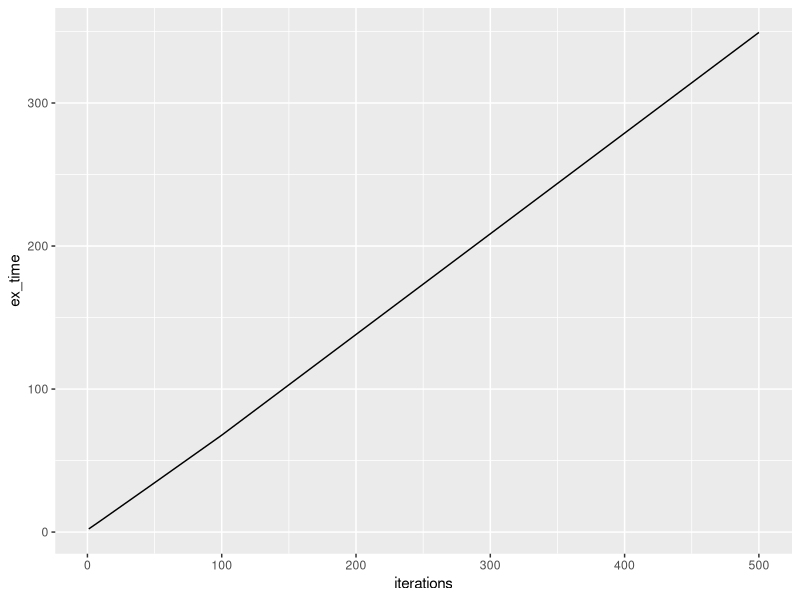
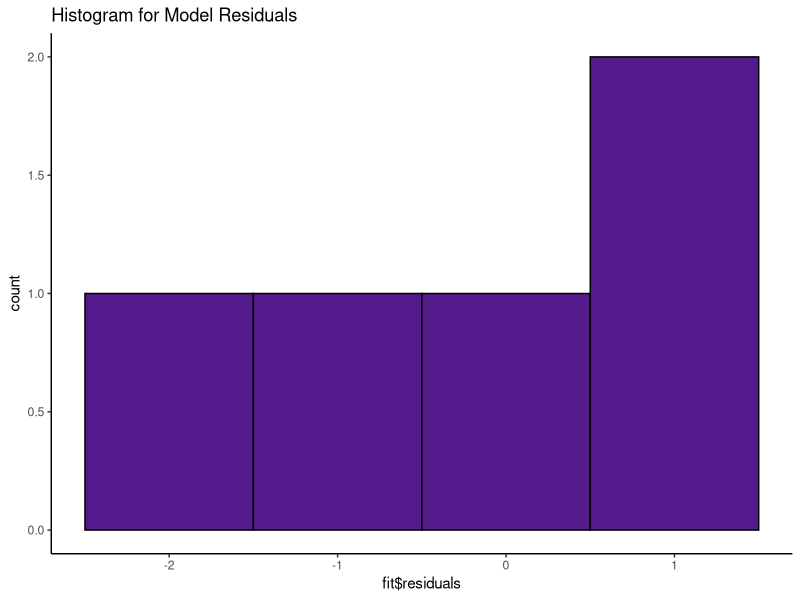
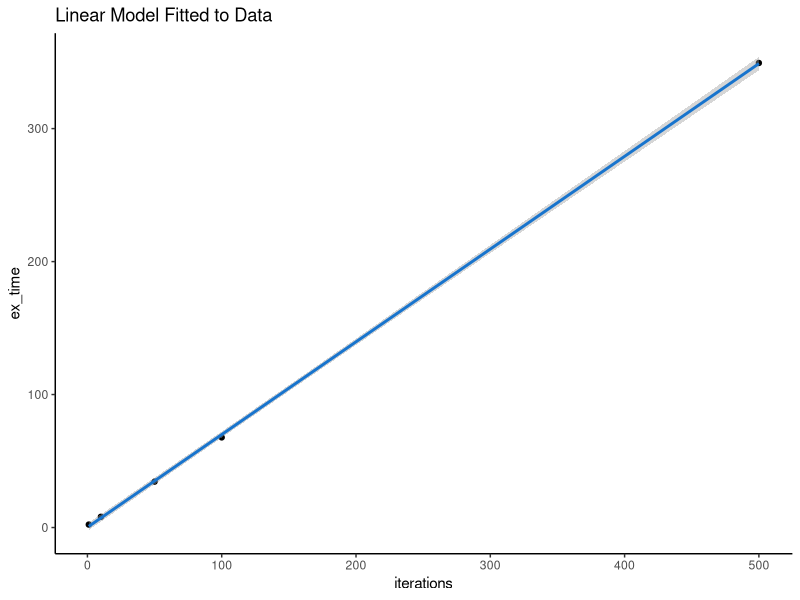

Here is the R script that generated these plots, in order:
rm(list = ls())
library("parallel")
library("tidyverse")
library("ggplot2")

ex_frame <- data.frame(iterations = c(seq(1,10,1),100,10000), 
                      ex_time = c(2.211089,2.334053, 2.75596,
                                  3.115905, 3.488181,3.647778,
                                  4.165789, 4.400713,4.926383,
                                  5.020474, 49.82251,8667.972))

# Two chains:
ex_frame <- data.frame(iterations = c(1,10,50,100,500), 
                       ex_time = c(2.211089,8.057199, 34.4963,
                                   67.76064,349.3564))
ggplot(ex_frame) +
 geom_line(aes(iterations, ex_time))

fit <- lm( ex_time ~ iterations, data = ex_frame)
ggplot(data=ex_frame, aes(fit$residuals)) +
  geom_histogram(binwidth = 1, color = "black", fill = "purple4") +
  theme(panel.background = element_rect(fill = "white"),
        axis.line.x=element_line(),
        axis.line.y=element_line()) +
  ggtitle("Histogram for Model Residuals")

ggplot(data = ex_frame, aes(x = iterations, y = ex_time)) +
  geom_point() +
  stat_smooth(method = "lm", col = "dodgerblue3") +
  theme(panel.background = element_rect(fill = "white"),
        axis.line.x=element_line(),
        axis.line.y=element_line()) +
  ggtitle("Linear Model Fitted to Data")

predict(fit, data.frame(iterations = 50000))/3600


